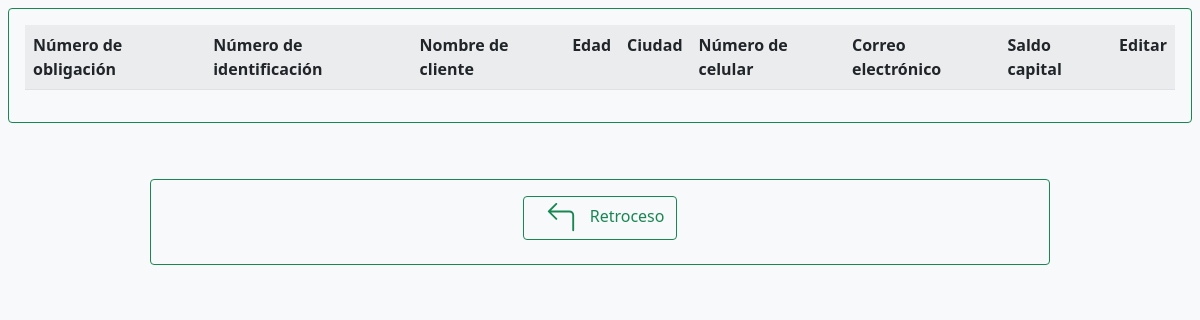
The page /forms/clientes/views/muestra_cliente.php on the database as committed earlier.
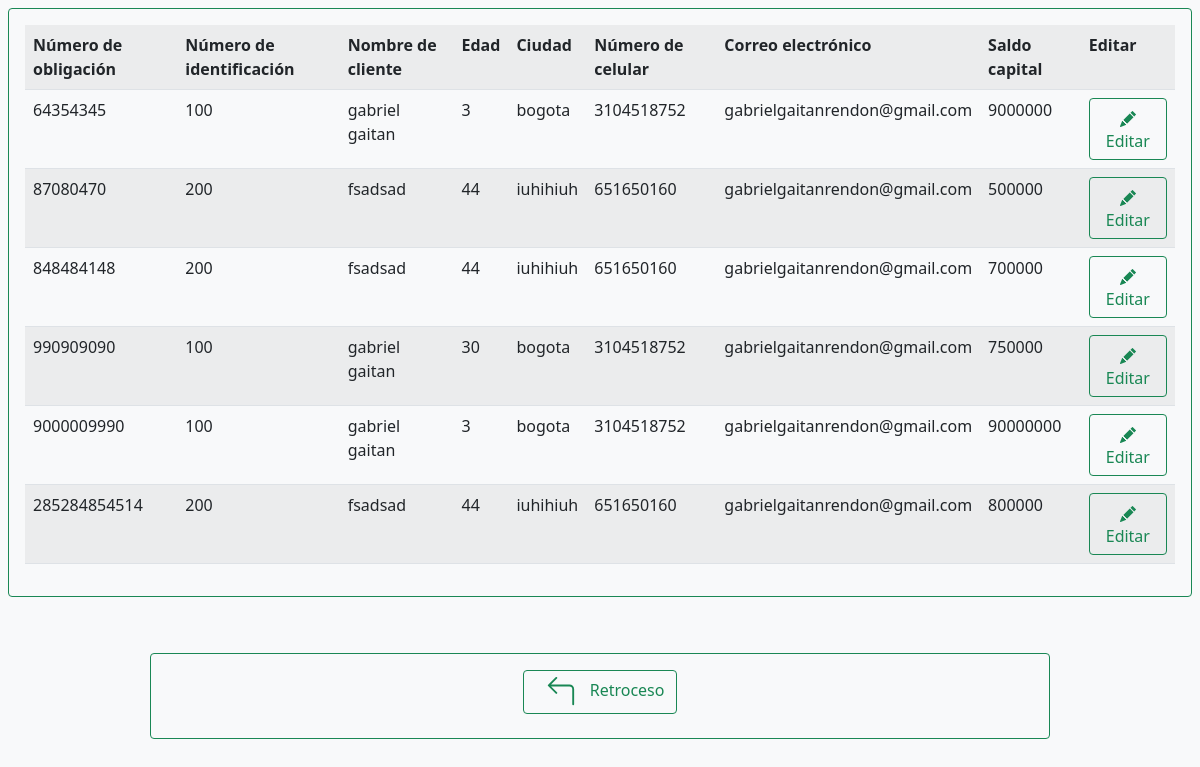
The same page on the database as committed later.
### tables this page shows
CREATE TABLE `infclient` (
  `numobligacion` bigint(20) NOT NULL COMMENT 'numero de obligación a pagar de cliente',
  `idcliente` varchar(11) NOT NULL COMMENT 'numero de identificacion de cliente con deuda',
  `nombrecliente` varchar(50) NOT NULL COMMENT 'nombre de el cliente',
  `edad` int(100) NOT NULL COMMENT 'edad de el cliente',
  `ciudadresidencia` varchar(50) DEFAULT NULL COMMENT 'ciudad de donde reside el cliente',
  `numcelular` varchar(10) DEFAULT NULL COMMENT 'numero de celular de cliente',
  `correocliente` varchar(50) DEFAULT NULL COMMENT 'correo de cliente ',
  `saldocapital` int(11) NOT NULL COMMENT 'el 50% de este valor, sera el min a cobrar',
  `saltototal` int(11) NOT NULL COMMENT 'este valor será el mayor a cobrar'
);

### forms/clientes/views/muestra_cliente.php (the view, shortened to what this page needs)
<!DOCTYPE html>
<html lang="en">
<head>
    <link href="../../../css/bootstrap.min.css" rel="stylesheet">
</head>
<body class='bg-light'>
<div class='p-2'>
    <div class='border border-success rounded'>
        <div class="p-3">
            <?php
                include('../../../conexion/con_database.php');
                $query_select = "SELECT * FROM infclient";
                $consulta = mysqli_query($conexion, $query_select);
                echo "<table class='table table-striped'>";
                    echo "<tr>";
                        echo "<th> Número de obligación </th>";
                        echo "<th> Número de identificación </th>";
                        echo "<th> Nombre de cliente </th>";
                        echo "<th> Edad </th>";
                        echo "<th> Ciudad </th>";
                        echo "<th> Número de celular </th>";
                        echo "<th> Correo electrónico </th>";
                        echo "<th> Saldo capital </th>";
                        echo"<th> Editar </th>";
                    echo "</tr>";
                    while($resultado  = mysqli_fetch_array($consulta)){
                        echo "<tr>";
                            echo "<td>".$resultado[0]."</td>";
                            echo "<td>".$resultado[1]."</td>";
                            echo "<td>".$resultado[2]."</td>";
                            echo "<td>".$resultado[3]."</td>";
                            echo "<td>".$resultado[4]."</td>";
                            echo "<td>".$resultado[5]."</td>";
                            echo "<td>".$resultado[6]."</td>";
                            echo "<td>".$resultado[7]."</td>";
                            echo "<td> <button type='button'
                                class='btn btn-outline-success'
                                onclick=window.location.href='../actions/editar_cliente.php?inNumobligClnt=$resultado[0]'>
                                <svg xmlns='http://www.w3.org/2000/svg' width='16' height='16' fill='currentColor' class='bi bi-pencil-fill' viewBox='0 0 16 16'>
                                    <path d='M12.854.146a.5.5 0 0 0-.707 0L10.5 1.793 14.207 5.5l1.647-1.646a.5.5 0 0 0 0-.708l-3-3zm.646 6.061L9.793 2.5 3.293
                                        9H3.5a.5.5 0 0 1 .5.5v.5h.5a.5.5 0 0 1 .5.5v.5h.5a.5.5 0 0 1 .5.5v.5h.5a.5.5 0 0 1 .5.5v.207l6.5-6.5zm-7.468 7.468A.5.5 0 0
                                        1 6 13.5V13h-.5a.5.5 0 0 1-.5-.5V12h-.5a.5.5 0 0 1-.5-.5V11h-.5a.5.5 0 0 1-.5-.5V10h-.5a.499.499 0 0 1-.175-.032l-.179.178a
                                        .5.5 0 0 0-.11.168l-2 5a.5.5 0 0 0 .65.65l5-2a.5.5 0 0 0 .168-.11l.178-.178z'/>
                                </svg>
                                Editar
                            </button></td>";
                        echo "</tr>";
                    }
                echo "</table>";
            ?>
            </div>
        </div>
    </div>
    <div class='container border border-success rounded p-2 mt-5 w-75'>
        <div class='row'>
            <div class='col-12 d-flex justify-content-center text-center'>
                <div class='col-3'>
                    <button type='button' class="btn btn-outline-success m-2 mb-3 mx-0" onclick= window.location.href='../../../index.html'>
                        Retroceso
                    </button>
                </div>
            </div>
        </div>
    </div>
</body>
</html>

Rows that differ between the two databases and show on the page:
added infclient: numobligacion "64354345", idcliente "100", nombrecliente "gabriel gaitan", edad "3", ciudadresidencia "bogota", numcelular "3104518752", correocliente "gabrielgaitanrendon@gmail.com", saldocapital "9000000"
added infclient: numobligacion "87080470", idcliente "200", nombrecliente "fsadsad", edad "44", ciudadresidencia "iuhihiuh", numcelular "651650160", correocliente "gabrielgaitanrendon@gmail.com", saldocapital "500000"
added infclient: numobligacion "848484148", idcliente "200", nombrecliente "fsadsad", edad "44", ciudadresidencia "iuhihiuh", numcelular "651650160", correocliente "gabrielgaitanrendon@gmail.com", saldocapital "700000"
added infclient: numobligacion "990909090", idcliente "100", nombrecliente "gabriel gaitan", edad "30", ciudadresidencia "bogota", numcelular "3104518752", correocliente "gabrielgaitanrendon@gmail.com", saldocapital "750000"
added infclient: numobligacion "9000009990", idcliente "100", nombrecliente "gabriel gaitan", edad "3", ciudadresidencia "bogota", numcelular "3104518752", correocliente "gabrielgaitanrendon@gmail.com", saldocapital "90000000"
added infclient: numobligacion "285284854514", idcliente "200", nombrecliente "fsadsad", edad "44", ciudadresidencia "iuhihiuh", numcelular "651650160", correocliente "gabrielgaitanrendon@gmail.com", saldocapital "800000"
